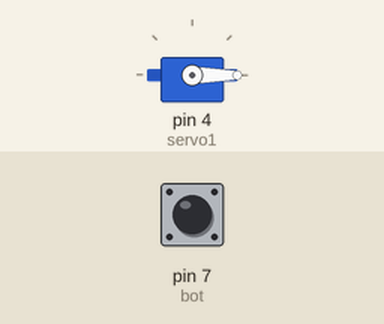
Simulated run of this sketch. Board: Arduino Uno, built with avr-gcc and run on an emulated ATmega328P. On the bench: servo. The inputs (shaded band) are chosen by the test bench; at power-on: pin 7 (bot) LOW.

Above: at 1.2 s.
1.3 s: pin 7 (bot) pulled HIGH for 0.15 s
At 1.7 s:
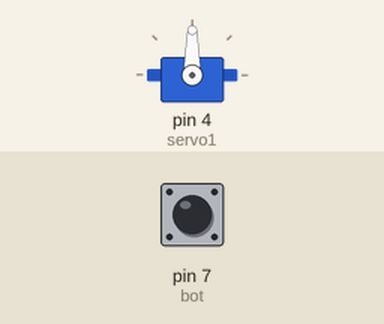
Timing chart, 0 to 7.8 s (numbered marks = the images above; inputs shaded):
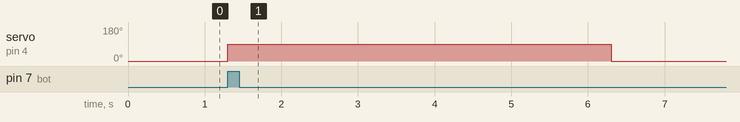

The sketch:

Cancela_Simples.ino
```cpp
#include <Servo.h>

Servo servo1;
int bot=7;
int val;


void setup(){
  servo1.attach(4);
    pinMode(bot, INPUT);
}

void loop(){
    val = digitalRead(bot);
    servo1.write(0);
    if( val ==1){
    servo1.write(90);
      delay(5000);
      servo1.write(0);
    }
}
```

Measured:
- after the input at 1.3 s, servo on pin 4 (servo1): 0° → 90° at once, → 0° 5.0 s later
